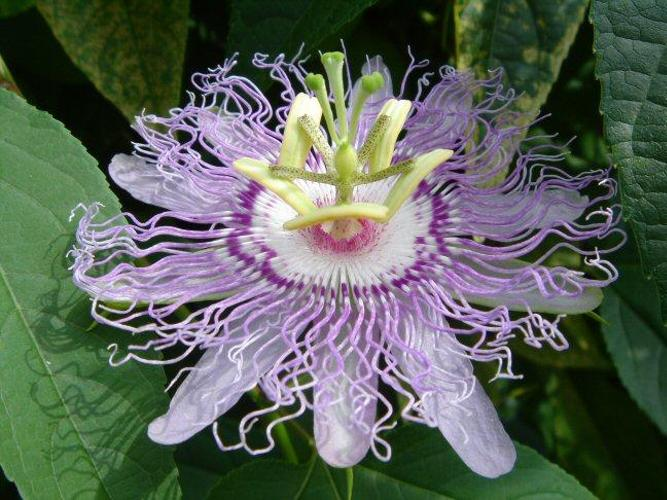
#> input picture CSCI-450/Data/Oxford-Flowers/jpg/image_00212.jpg, 667 x 500 px; its folder holds only this picture in this run
$ jupyter execute --allow-errors Retrieval1.ipynb
#> lines starting #> are read from the running program, lines starting #| are printed output that depends on the picture
#> further down, image is the input picture: shape (500, 667, 3); mean R, G, B 91.1, 99.5, 89.6
[cell 1]
import numpy as np
import matplotlib.pyplot as plt
from skimage import io, exposure, color
import os

[cell 2]
path = '../Data/Oxford-Flowers/jpg'
imagelist = os.listdir(path)
len(imagelist)

[cell 3]
# This is to eliminate the 'Thumbs.db' filename from the list
if imagelist[-1]=='Thumbs.db':
    imagelist = imagelist[:-1]
len(imagelist)

[cell 4]
def imNormalize(image):
    if len(image.shape)==2:
        r = image
        g = image
        b = image
    else:
        r = image[:,:,0]
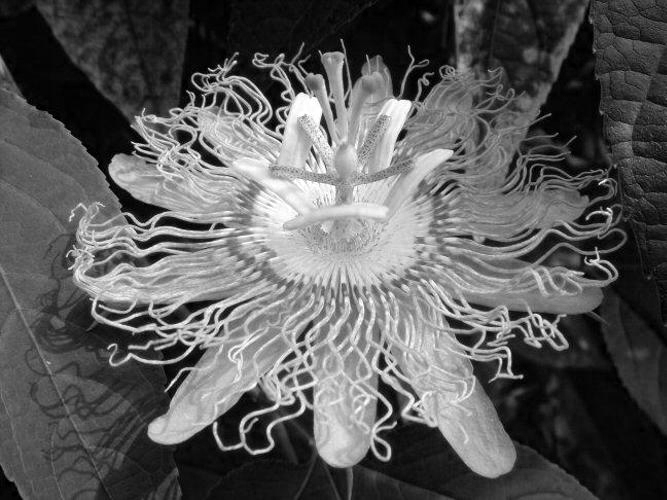
#> r: shape (500, 667); min 0, max 255, mean 91.1
        g = image[:,:,1]
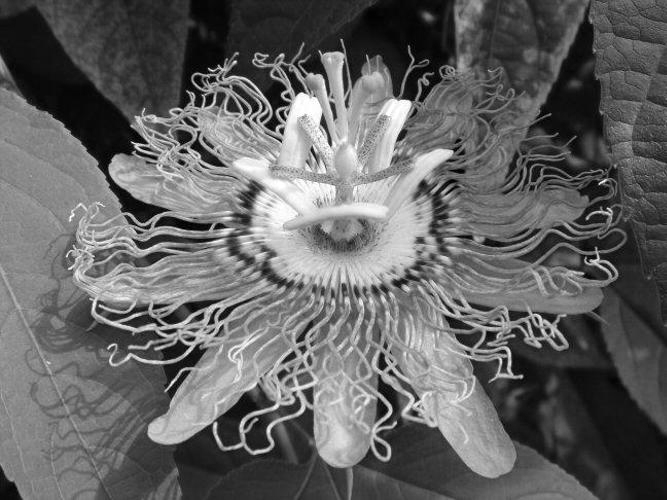
#> g: shape (500, 667); min 0, max 255, mean 99.5
        b = image[:,:,2]
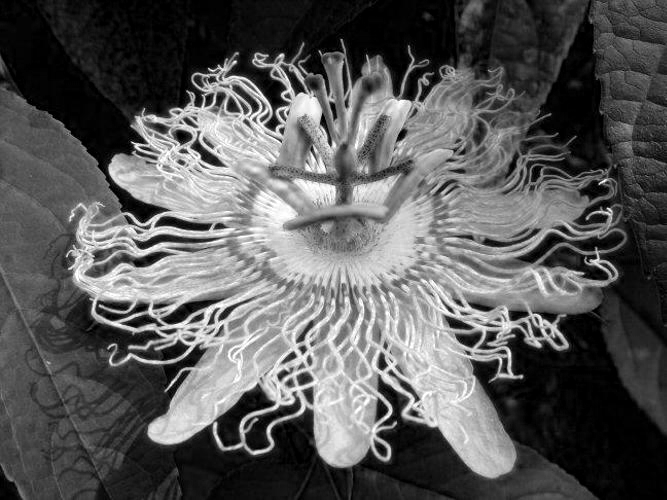
#> b: shape (500, 667); min 0, max 255, mean 89.6

    r = r - r.min()
    r = r / r.max()
    r = np.uint8(r * 255)

    g = g - g.min()
    g = g / g.max()
    g = np.uint8(g * 255)

    b = b - b.min()
    b = b / b.max()
    b = np.uint8(b * 255)

    return np.stack((r,g,b),axis=2)


def colorHistogram(image):
    image = imNormalize(image)
    image = color.rgb2hsv(image)
#> image: shape (500, 667, 3) float64; mean of channels 0, 1, 2 0.456, 0.427, 0.435

    h1 = exposure.histogram(image[:,:,0])
    h2 = exposure.histogram(image[:,:,1])
    h3 = exposure.histogram(image[:,:,2])
    h = np.concatenate((h1[0],h2[0],h3[0]), axis = None)
#> h = 768 values, max 13627 at index 511, min 0 at index 170, mean 1302.7
    h = h / (image.shape[0]*image.shape[1])
#> h = 768 values, max 0.0409 at index 511, min 0 at index 170, mean 0.00391
    return h

[cell 5]
featuresize = 768
features = np.zeros((len(imagelist),featuresize))
for i in range(len(imagelist)):
    image = io.imread(path + '/' + imagelist[i])
    features[i,:] = colorHistogram(image)
    line = '\rProcessing '+ str(i+1) + ' of '+ str(len(imagelist))
    print(line, end='')

$ run again, on CSCI-450/Data/Oxford-Flowers/jpg/image_00544.jpg
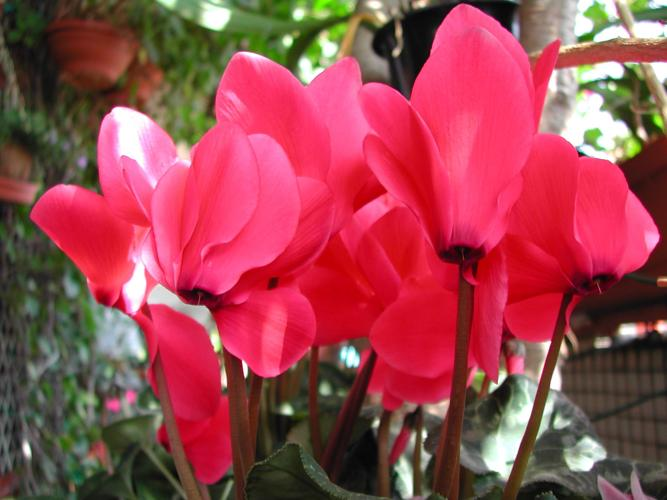
#> input picture CSCI-450/Data/Oxford-Flowers/jpg/image_00544.jpg, 667 x 500 px
#> image is the input picture: shape (500, 667, 3); mean R, G, B 155.4, 70.2, 78.6
#> in imNormalize, `g = image[:,:,1]`:
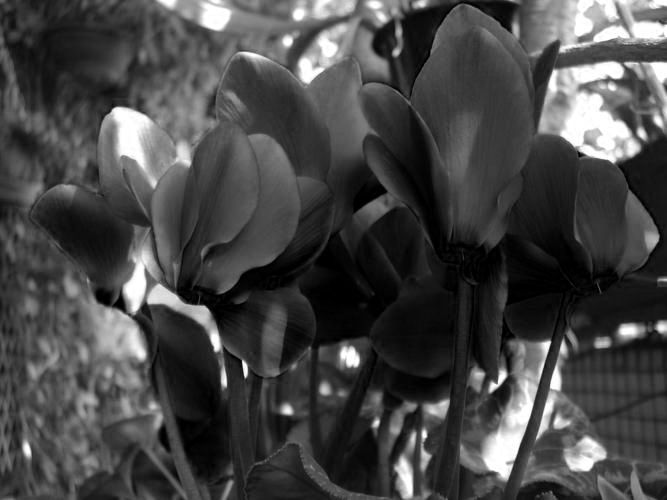
#> g: shape (500, 667); min 0, max 255, mean 70.2
#> in imNormalize, `b = image[:,:,2]`:
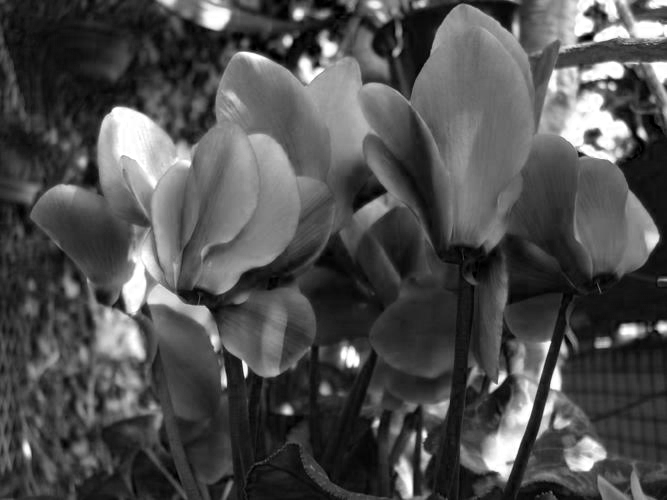
#> b: shape (500, 667); min 0, max 255, mean 78.6
#> image: shape (500, 667, 3) float64; mean of channels 0, 1, 2 0.565, 0.566, 0.625
#> in colorHistogram, `h = np.concatenate((h1[0],h2[0],h3[0]), axis = None)`: h = 768 values, max 36767 at index 767, min 0 at index 166, mean 1302.7
#> in colorHistogram, `h = h / (image.shape[0]*image.shape[1])`: h = 768 values, max 0.11 at index 767, min 0 at index 166, mean 0.00391

$ run again, on CSCI-450/Data/Oxford-Flowers/jpg/image_00640.jpg
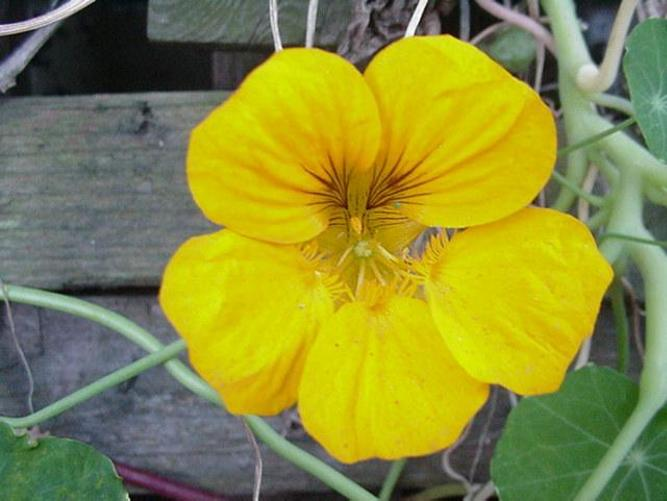
#> input picture CSCI-450/Data/Oxford-Flowers/jpg/image_00640.jpg, 667 x 501 px
#> image is the input picture: shape (501, 667, 3); mean R, G, B 139.3, 140.5, 58.1
#> in imNormalize, `g = image[:,:,1]`:
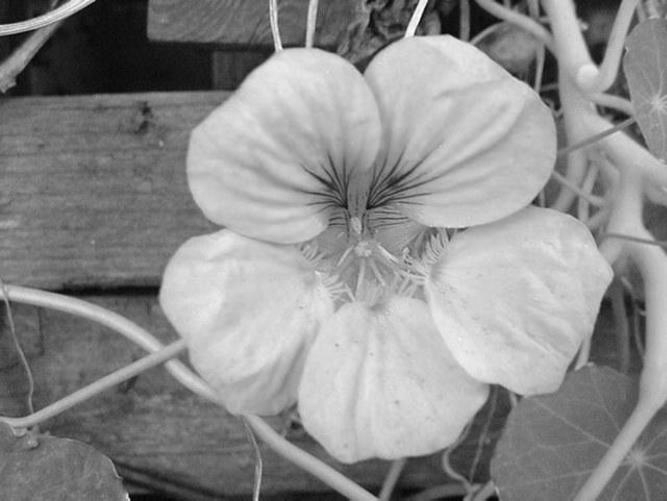
#> g: shape (501, 667); min 2, max 255, mean 140.5
#> in imNormalize, `b = image[:,:,2]`:
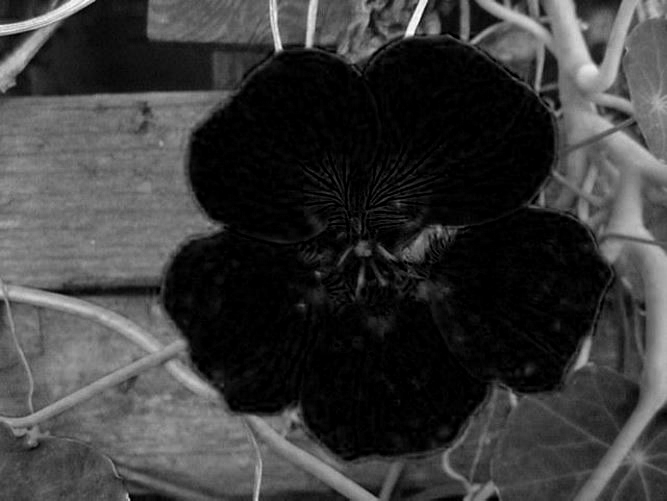
#> b: shape (501, 667); min 0, max 255, mean 58.1
#> image: shape (501, 667, 3) float64; mean of channels 0, 1, 2 0.333, 0.523, 0.587
#> in colorHistogram, `h = np.concatenate((h1[0],h2[0],h3[0]), axis = None)`: h = 768 values, max 37915 at index 511, min 0 at index 127, mean 1305.3
#> in colorHistogram, `h = h / (image.shape[0]*image.shape[1])`: h = 768 values, max 0.113 at index 511, min 0 at index 127, mean 0.00391

$ run again, on CSCI-450/Data/Oxford-Flowers/jpg/image_00678.jpg
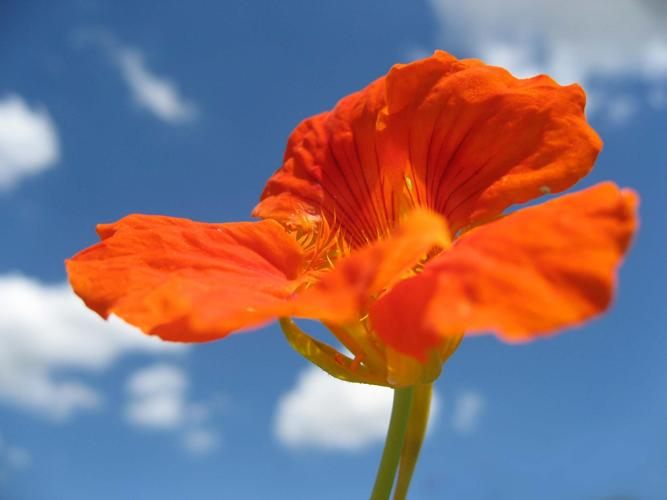
#> input picture CSCI-450/Data/Oxford-Flowers/jpg/image_00678.jpg, 667 x 500 px
#> image is the input picture: shape (500, 667, 3); mean R, G, B 137.9, 113, 122.1
#> in imNormalize, `r = r / r.max()`:
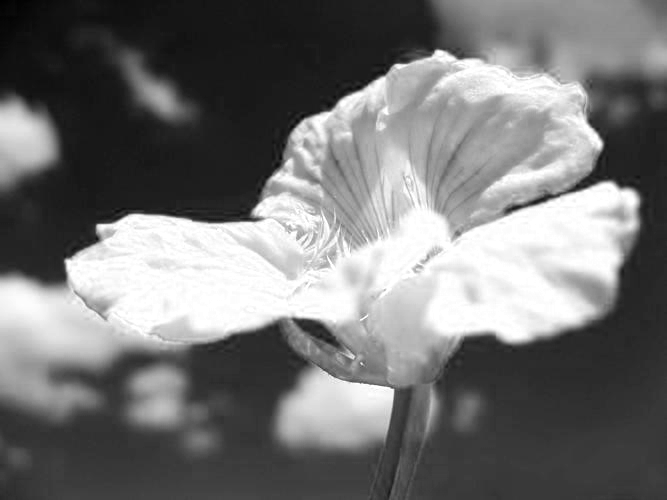
#> r: shape (500, 667) float64; min 0, max 1, mean 0.461
#> in imNormalize, `return np.stack((r,g,b),axis=2)`:
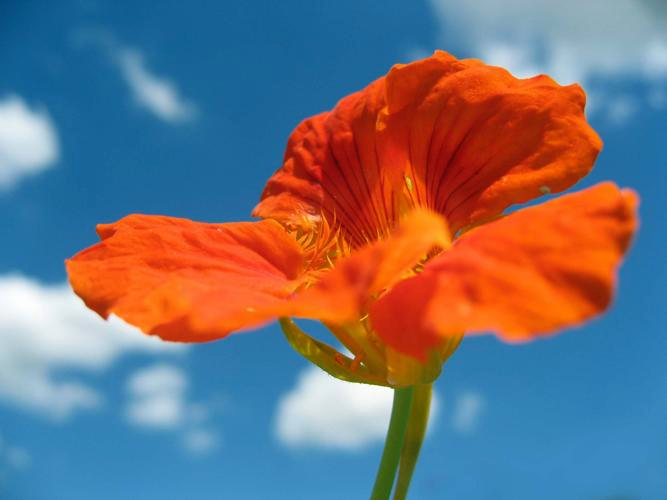
#> returned value: shape (500, 667, 3); mean of channels 0, 1, 2 117, 113, 122.1; drawn as R, G, B
#> image: shape (500, 667, 3) float64; mean of channels 0, 1, 2 0.39, 0.728, 0.735
#> in colorHistogram, `h = np.concatenate((h1[0],h2[0],h3[0]), axis = None)`: h = 768 values, max 111972 at index 145, min 0 at index 514, mean 1302.7
#> in colorHistogram, `h = h / (image.shape[0]*image.shape[1])`: h = 768 values, max 0.336 at index 145, min 0 at index 514, mean 0.00391

$ run again, on CSCI-450/Data/Oxford-Flowers/jpg/image_00229.jpg
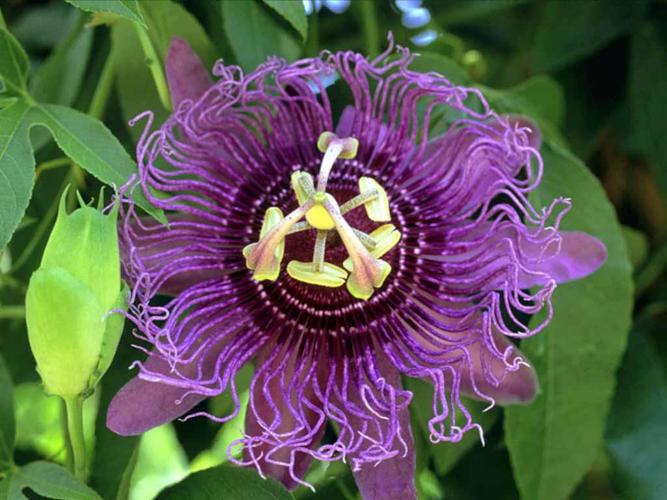
#> input picture CSCI-450/Data/Oxford-Flowers/jpg/image_00229.jpg, 667 x 500 px
#> image is the input picture: shape (500, 667, 3); mean R, G, B 93.4, 91.7, 82.5
#> in imNormalize, `g = image[:,:,1]`:
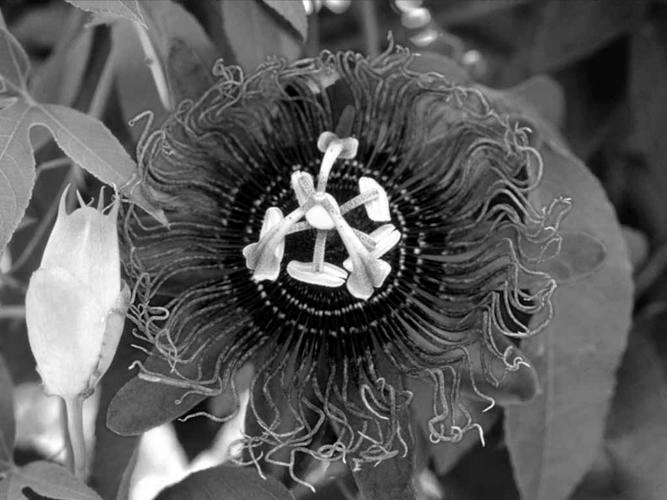
#> g: shape (500, 667); min 0, max 255, mean 91.7
#> in imNormalize, `b = image[:,:,2]`:
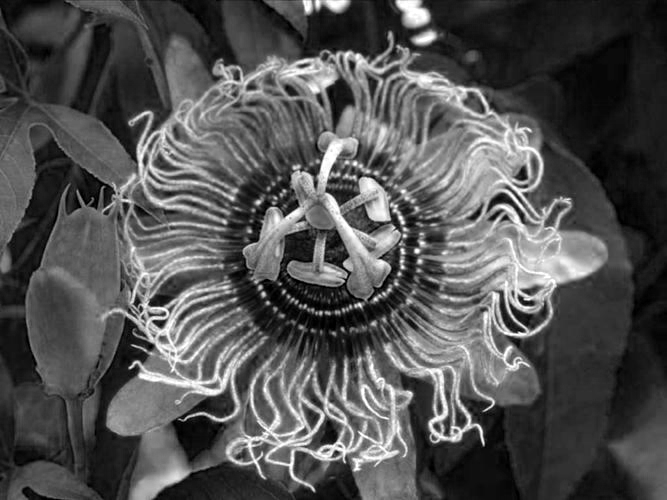
#> b: shape (500, 667); min 0, max 255, mean 82.5
#> image: shape (500, 667, 3) float64; mean of channels 0, 1, 2 0.504, 0.534, 0.462
#> in colorHistogram, `h = np.concatenate((h1[0],h2[0],h3[0]), axis = None)`: h = 768 values, max 11196 at index 68, min 0 at index 510, mean 1302.7
#> in colorHistogram, `h = h / (image.shape[0]*image.shape[1])`: h = 768 values, max 0.0336 at index 68, min 0 at index 510, mean 0.00391
